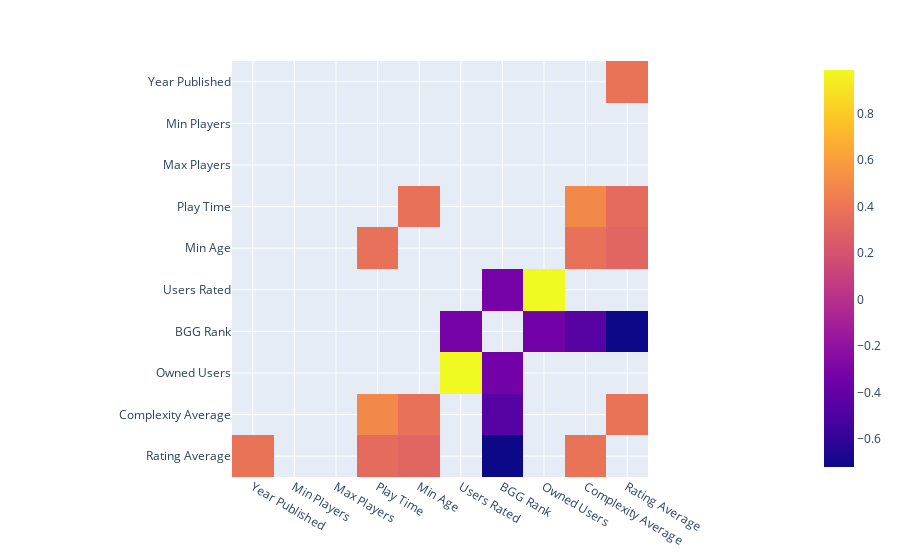

The code cell stored with this chart in its notebook:
### Markdown cell above
# Correlations ?

### Code cell
corr_df = boardgame[num_cols].corr()[((boardgame[num_cols].corr()> 0.30) | (boardgame[num_cols].corr()< -0.30)) & ((boardgame[num_cols].corr() !=1))] #to point out the important correlation values

px.imshow(corr_df).show()

############# Some insights from correlation df ################
# 1) There is a positive medium level correlation between play time and min age . 
# 2) There is a positive medium level correlation between rating average and (play time and min age) . 
# 3) There is a positive medim level correlation between complexity average and (play time, min age and rating average)
# 4) There is a negative strong level correlation between BGG rank and rating average (as expected!)
# 5) There is a positive strong level correlation between owned users and users rated.(as expected!)

### Figure 1 — Plotly figure (JSON) as saved in the notebook; plotly's stock layout.template omitted (floating-point values rounded to 4 significant figures)
{"data": [{"coloraxis": "coloraxis", "hovertemplate": "x: %{x}<br>y: %{y}<br>color: %{z}<extra></extra>", "name": "0", "type": "heatmap", "x": ["Year Published", "Min Players", "Max Players", "Play Time", "Min Age", "Users Rated", "BGG Rank", "Owned Users", "Complexity Average", "Rating Average"], "xaxis": "x", "y": ["Year Published", "Min Players", "Max Players", "Play Time", "Min Age", "Users Rated", "BGG Rank", "Owned Users", "Complexity Average", "Rating Average"], "yaxis": "y", "z": [[null, null, null, null, null, null, null, null, null, 0.3849], [null, null, null, null, null, null, null, null, null, null], [null, null, null, null, null, null, null, null, null, null], [null, null, null, null, 0.3723, null, null, null, 0.4909, 0.3431], [null, null, null, 0.3723, null, null, null, null, 0.3709, 0.3066], [null, null, null, null, null, null, -0.322, 0.9865, null, null], [null, null, null, null, null, -0.322, null, -0.3412, -0.4553, -0.7204], [null, null, null, null, null, 0.9865, -0.3412, null, null, null], [null, null, null, 0.4909, 0.3709, null, -0.4553, null, null, 0.3849], [0.3849, null, null, 0.3431, 0.3066, null, -0.7204, null, 0.3849, null]]}], "layout": {"coloraxis": {"colorscale": [[0, "#0d0887"], [0.1111, "#46039f"], [0.2222, "#7201a8"], [0.3333, "#9c179e"], [0.4444, "#bd3786"], [0.5556, "#d8576b"], [0.6667, "#ed7953"], [0.7778, "#fb9f3a"], [0.8889, "#fdca26"], [1, "#f0f921"]]}, "margin": {"t": 60}, "xaxis": {"anchor": "y", "constrain": "domain", "domain": [0, 1], "scaleanchor": "y"}, "yaxis": {"anchor": "x", "autorange": "reversed", "constrain": "domain", "domain": [0, 1]}}}
